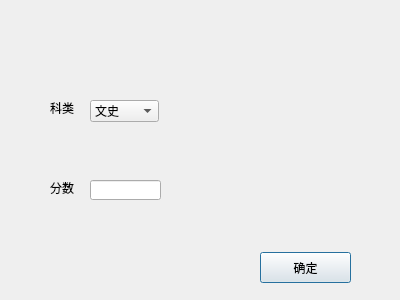
<?xml version="1.0" encoding="UTF-8"?>
<ui version="4.0">
 <class>Dialog1</class>
 <widget class="QDialog" name="Dialog1">
  <property name="geometry">
   <rect>
    <x>0</x>
    <y>0</y>
    <width>400</width>
    <height>300</height>
   </rect>
  </property>
  <property name="windowTitle">
   <string>Dialog</string>
  </property>
  <widget class="QLabel" name="label">
   <property name="geometry">
    <rect>
     <x>50</x>
     <y>100</y>
     <width>31</width>
     <height>16</height>
    </rect>
   </property>
   <property name="text">
    <string>科类</string>
   </property>
  </widget>
  <widget class="QLabel" name="label_2">
   <property name="geometry">
    <rect>
     <x>50</x>
     <y>180</y>
     <width>31</width>
     <height>16</height>
    </rect>
   </property>
   <property name="text">
    <string>分数</string>
   </property>
  </widget>
  <widget class="QComboBox" name="comboBox">
   <property name="geometry">
    <rect>
     <x>90</x>
     <y>100</y>
     <width>69</width>
     <height>22</height>
    </rect>
   </property>
   <item>
    <property name="text">
     <string>文史</string>
    </property>
   </item>
   <item>
    <property name="text">
     <string>理工</string>
    </property>
   </item>
  </widget>
  <widget class="QLineEdit" name="lineEdit">
   <property name="geometry">
    <rect>
     <x>90</x>
     <y>180</y>
     <width>71</width>
     <height>20</height>
    </rect>
   </property>
  </widget>
  <widget class="QLabel" name="label_3">
   <property name="geometry">
    <rect>
     <x>0</x>
     <y>0</y>
     <width>401</width>
     <height>301</height>
    </rect>
   </property>
   <property name="styleSheet">
    <string notr="true">border-image: url(:/image/20131006165620_niPJy.jpeg);</string>
   </property>
   <property name="text">
    <string/>
   </property>
  </widget>
  <widget class="QPushButton" name="pushButton">
   <property name="geometry">
    <rect>
     <x>260</x>
     <y>252</y>
     <width>91</width>
     <height>31</height>
    </rect>
   </property>
   <property name="text">
    <string>确定</string>
   </property>
  </widget>
  <zorder>label_3</zorder>
  <zorder>label</zorder>
  <zorder>label_2</zorder>
  <zorder>comboBox</zorder>
  <zorder>lineEdit</zorder>
  <zorder>pushButton</zorder>
 </widget>
 <resources/>
 <connections/>
</ui>
